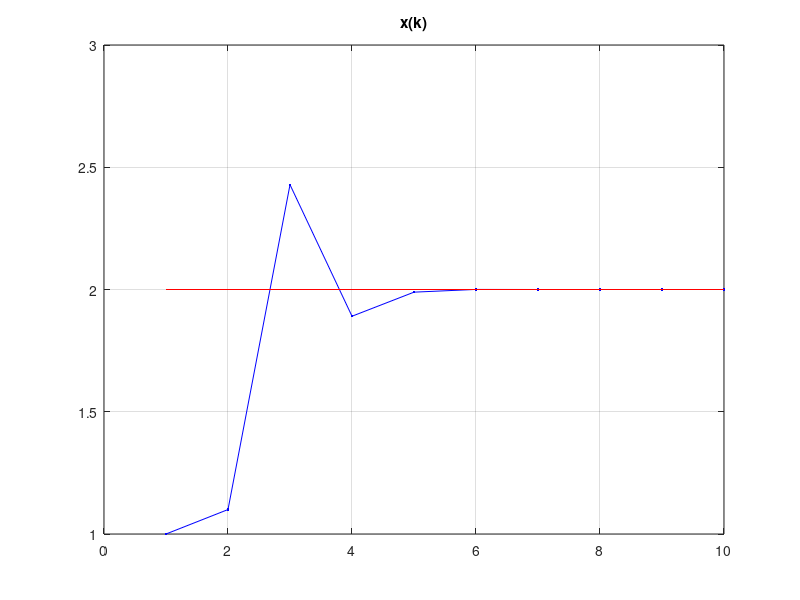

The MATLAB source for this figure:
% equnonlin_newtonraphson.m
clear all; close all; format long;

A = 4;
f  = @(x) x^2 - A;           % wzor funkcji
fp = @(x) 2*x;               % wzor jej pochodnej
x(1) = 1; x(2) = 1.1; K=10;  % punkt startowy (estymata poczatkowa), liczba iteracji
for k = 3 : K
  % x(k)=x(k-1) - f(x(k-1)) / fp(x(k-1)) ;                                 % z wzorem pochodnej
    x(k)=x(k-1) - f(x(k-1)) / ((f(x(k-1))-f(x(k-2))) / (x(k-1)-x(k-2))) ;  % z estymacja pochodnej 
end
blad = sqrt(A) - x(K), 
plot(1:K, x,'b.-', 1:K, sqrt(A)*ones(1,K),'r-'); grid; title('x(k)'); pause